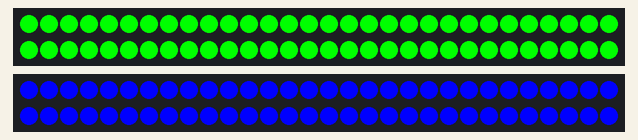
The sketch below on a simulated Arduino Uno, built with avr-gcc and run on an emulated ATmega328P. Parts: 2 × 60 RGB LEDs in strip order, left to right, continuing on the next row. Colours are those a GRB WS2812 strip shows for the declared byte order.

Above: at 0.1 s.
At 0.6 s:
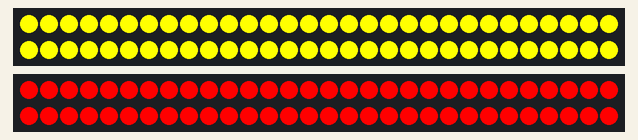

The sketch:

two_light_test.ino
```cpp
#include <FastLED.h>
#include <math.h>
#define NUM_LEDS 60
#define DATA_PIN 6
#define DATA_PIN2 5

CRGB leds[NUM_LEDS];
CRGB leds2[NUM_LEDS];

int brightness=0, brightness_delta=1; //delta為亮度變化量
float easing = 30;  //讓current逐漸變成target

int state = 0;

int state2_loc;
int state6_loc;

struct Color{
  float r;
  float g;
  float b;

  inline Color operator+(Color a) {
        return {r+a.r, g+a.g, b+a.b};
  }
  inline Color operator-(Color a) {
        return {r-a.r, g-a.g, b-a.b};
  }
  inline Color operator/(float easing) {
        return {r/easing, g/easing, b/easing};
  }
  bool operator<(Color a) {
    if(abs(r)<a.r && abs(g)<a.g && abs(b)<a.b)
        return true;
    return false;
  }
  bool operator==(Color a) {
    if(r==a.r && g==a.g && b==a.b)
        return true;
    return false;
  }
};

struct Color blue = {0, 0, 139};
struct Color green = {20, 139, 40};

struct Color orange = {220, 70, 0};
struct Color white = {255, 255, 255};

struct Color pink = {250, 128, 120};

struct Color current = {0, 0, 0}; //current color setting
struct Color target = {0, 0, 0};  //target color setting
struct Color error = {2, 2, 2}; //if current is very close to the target

void setup() {
  Serial.begin(9600);
  FastLED.addLeds<WS2813, DATA_PIN, RGB>(leds, NUM_LEDS);
  FastLED.addLeds<WS2813, DATA_PIN2, RGB>(leds2, NUM_LEDS);
  current = blue;
  target = green;
}

void loop() {
  for (int i=0;i<NUM_LEDS;i++){
    leds[i] = CRGB(255, 0, 0);
    leds2[i] = CRGB(0, 0, 255);
  }
  FastLED.show();
  delay(500);
  for (int i=0;i<NUM_LEDS;i++){
    leds[i] = CRGB(255, 255, 0);
    leds2[i] = CRGB(0, 255, 0);
  }
  FastLED.show();
  delay(500);
}
```

Measured:
- what the display in image 1 shows lasts 0.5 s, from 0.5 s to 1.0 s
